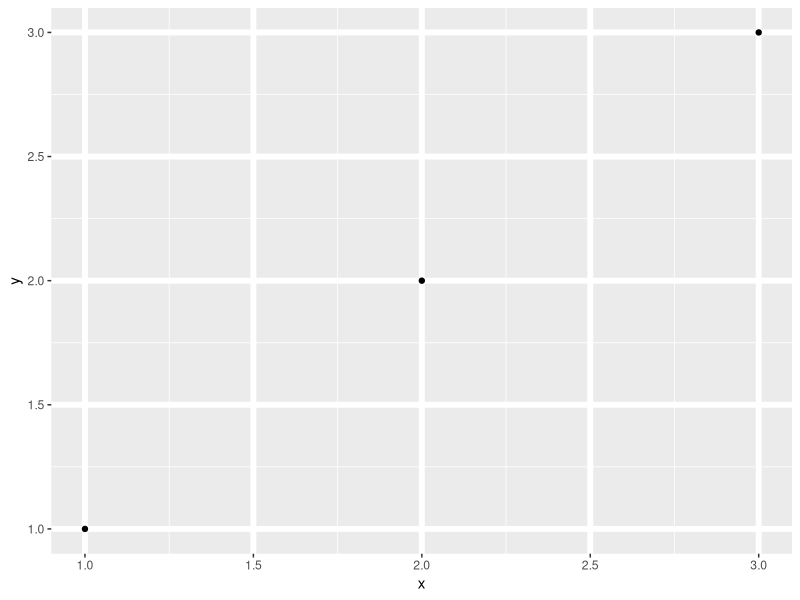

The R script that drew this image:
library(ggplot2)
df <- data.frame(x = 1:3, y = 1:3)
base <- ggplot(df, aes(x, y)) + geom_point(aes( ))
base + theme(panel.grid.major = element_line(linewidth = 2))
#, color = "blue"
